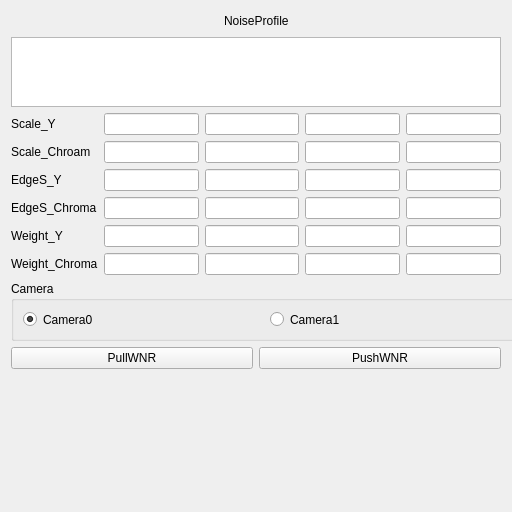
<?xml version="1.0" encoding="UTF-8"?>
<ui version="4.0">
 <class>WNRWidget</class>
 <widget class="QWidget" name="WNRWidget">
  <property name="geometry">
   <rect>
    <x>0</x>
    <y>0</y>
    <width>512</width>
    <height>512</height>
   </rect>
  </property>
  <property name="minimumSize">
   <size>
    <width>512</width>
    <height>512</height>
   </size>
  </property>
  <property name="maximumSize">
   <size>
    <width>512</width>
    <height>512</height>
   </size>
  </property>
  <property name="windowTitle">
   <string>Form</string>
  </property>
  <layout class="QVBoxLayout" name="verticalLayout">
   <item>
    <layout class="QHBoxLayout" name="horizontalLayout_2">
     <item>
      <spacer name="horizontalSpacer_2">
       <property name="orientation">
        <enum>Qt::Horizontal</enum>
       </property>
       <property name="sizeHint" stdset="0">
        <size>
         <width>40</width>
         <height>20</height>
        </size>
       </property>
      </spacer>
     </item>
     <item>
      <widget class="QLabel" name="label_2">
       <property name="text">
        <string>NoiseProfile</string>
       </property>
      </widget>
     </item>
     <item>
      <spacer name="horizontalSpacer">
       <property name="orientation">
        <enum>Qt::Horizontal</enum>
       </property>
       <property name="sizeHint" stdset="0">
        <size>
         <width>40</width>
         <height>20</height>
        </size>
       </property>
      </spacer>
     </item>
    </layout>
   </item>
   <item>
    <widget class="QTextBrowser" name="NoiseProfile">
     <property name="minimumSize">
      <size>
       <width>0</width>
       <height>70</height>
      </size>
     </property>
     <property name="maximumSize">
      <size>
       <width>16777215</width>
       <height>70</height>
      </size>
     </property>
     <property name="readOnly">
      <bool>false</bool>
     </property>
    </widget>
   </item>
   <item>
    <layout class="QGridLayout" name="gridLayout">
     <item row="2" column="1">
      <widget class="QLineEdit" name="EdgeS_Y0">
       <property name="alignment">
        <set>Qt::AlignRight|Qt::AlignTrailing|Qt::AlignVCenter</set>
       </property>
      </widget>
     </item>
     <item row="2" column="2">
      <widget class="QLineEdit" name="EdgeS_Y1">
       <property name="alignment">
        <set>Qt::AlignRight|Qt::AlignTrailing|Qt::AlignVCenter</set>
       </property>
      </widget>
     </item>
     <item row="0" column="1">
      <widget class="QLineEdit" name="Scale_Y0">
       <property name="alignment">
        <set>Qt::AlignRight|Qt::AlignTrailing|Qt::AlignVCenter</set>
       </property>
      </widget>
     </item>
     <item row="4" column="4">
      <widget class="QLineEdit" name="Weight_Y3">
       <property name="alignment">
        <set>Qt::AlignRight|Qt::AlignTrailing|Qt::AlignVCenter</set>
       </property>
      </widget>
     </item>
     <item row="5" column="2">
      <widget class="QLineEdit" name="Weight_Chroma1">
       <property name="alignment">
        <set>Qt::AlignRight|Qt::AlignTrailing|Qt::AlignVCenter</set>
       </property>
      </widget>
     </item>
     <item row="2" column="3">
      <widget class="QLineEdit" name="EdgeS_Y2">
       <property name="alignment">
        <set>Qt::AlignRight|Qt::AlignTrailing|Qt::AlignVCenter</set>
       </property>
      </widget>
     </item>
     <item row="0" column="2">
      <widget class="QLineEdit" name="Scale_Y1">
       <property name="alignment">
        <set>Qt::AlignRight|Qt::AlignTrailing|Qt::AlignVCenter</set>
       </property>
      </widget>
     </item>
     <item row="1" column="1">
      <widget class="QLineEdit" name="Scale_Chroam0">
       <property name="alignment">
        <set>Qt::AlignRight|Qt::AlignTrailing|Qt::AlignVCenter</set>
       </property>
      </widget>
     </item>
     <item row="3" column="2">
      <widget class="QLineEdit" name="EdgeS_Chroma1">
       <property name="alignment">
        <set>Qt::AlignRight|Qt::AlignTrailing|Qt::AlignVCenter</set>
       </property>
      </widget>
     </item>
     <item row="1" column="3">
      <widget class="QLineEdit" name="Scale_Chroam2">
       <property name="alignment">
        <set>Qt::AlignRight|Qt::AlignTrailing|Qt::AlignVCenter</set>
       </property>
      </widget>
     </item>
     <item row="0" column="4">
      <widget class="QLineEdit" name="Scale_Y3">
       <property name="alignment">
        <set>Qt::AlignRight|Qt::AlignTrailing|Qt::AlignVCenter</set>
       </property>
      </widget>
     </item>
     <item row="1" column="4">
      <widget class="QLineEdit" name="Scale_Chroam3">
       <property name="alignment">
        <set>Qt::AlignRight|Qt::AlignTrailing|Qt::AlignVCenter</set>
       </property>
      </widget>
     </item>
     <item row="5" column="4">
      <widget class="QLineEdit" name="Weight_Chroma3">
       <property name="alignment">
        <set>Qt::AlignRight|Qt::AlignTrailing|Qt::AlignVCenter</set>
       </property>
      </widget>
     </item>
     <item row="1" column="2">
      <widget class="QLineEdit" name="Scale_Chroam1">
       <property name="alignment">
        <set>Qt::AlignRight|Qt::AlignTrailing|Qt::AlignVCenter</set>
       </property>
      </widget>
     </item>
     <item row="3" column="3">
      <widget class="QLineEdit" name="EdgeS_Chroma2">
       <property name="alignment">
        <set>Qt::AlignRight|Qt::AlignTrailing|Qt::AlignVCenter</set>
       </property>
      </widget>
     </item>
     <item row="4" column="2">
      <widget class="QLineEdit" name="Weight_Y1">
       <property name="alignment">
        <set>Qt::AlignRight|Qt::AlignTrailing|Qt::AlignVCenter</set>
       </property>
      </widget>
     </item>
     <item row="4" column="3">
      <widget class="QLineEdit" name="Weight_Y2">
       <property name="alignment">
        <set>Qt::AlignRight|Qt::AlignTrailing|Qt::AlignVCenter</set>
       </property>
      </widget>
     </item>
     <item row="5" column="1">
      <widget class="QLineEdit" name="Weight_Chroma0">
       <property name="alignment">
        <set>Qt::AlignRight|Qt::AlignTrailing|Qt::AlignVCenter</set>
       </property>
      </widget>
     </item>
     <item row="2" column="4">
      <widget class="QLineEdit" name="EdgeS_Y3">
       <property name="alignment">
        <set>Qt::AlignRight|Qt::AlignTrailing|Qt::AlignVCenter</set>
       </property>
      </widget>
     </item>
     <item row="0" column="3">
      <widget class="QLineEdit" name="Scale_Y2">
       <property name="alignment">
        <set>Qt::AlignRight|Qt::AlignTrailing|Qt::AlignVCenter</set>
       </property>
      </widget>
     </item>
     <item row="4" column="1">
      <widget class="QLineEdit" name="Weight_Y0">
       <property name="alignment">
        <set>Qt::AlignRight|Qt::AlignTrailing|Qt::AlignVCenter</set>
       </property>
      </widget>
     </item>
     <item row="3" column="4">
      <widget class="QLineEdit" name="EdgeS_Chroma3">
       <property name="alignment">
        <set>Qt::AlignRight|Qt::AlignTrailing|Qt::AlignVCenter</set>
       </property>
      </widget>
     </item>
     <item row="3" column="1">
      <widget class="QLineEdit" name="EdgeS_Chroma0">
       <property name="alignment">
        <set>Qt::AlignRight|Qt::AlignTrailing|Qt::AlignVCenter</set>
       </property>
      </widget>
     </item>
     <item row="5" column="3">
      <widget class="QLineEdit" name="Weight_Chroma2">
       <property name="alignment">
        <set>Qt::AlignRight|Qt::AlignTrailing|Qt::AlignVCenter</set>
       </property>
      </widget>
     </item>
     <item row="5" column="0">
      <widget class="QLabel" name="label_8">
       <property name="text">
        <string>Weight_Chroma</string>
       </property>
      </widget>
     </item>
     <item row="4" column="0">
      <widget class="QLabel" name="label_7">
       <property name="text">
        <string>Weight_Y</string>
       </property>
      </widget>
     </item>
     <item row="3" column="0">
      <widget class="QLabel" name="label_6">
       <property name="text">
        <string>EdgeS_Chroma</string>
       </property>
      </widget>
     </item>
     <item row="2" column="0">
      <widget class="QLabel" name="label_5">
       <property name="text">
        <string>EdgeS_Y</string>
       </property>
      </widget>
     </item>
     <item row="1" column="0">
      <widget class="QLabel" name="label_4">
       <property name="text">
        <string>Scale_Chroam</string>
       </property>
      </widget>
     </item>
     <item row="0" column="0">
      <widget class="QLabel" name="label_3">
       <property name="text">
        <string>Scale_Y</string>
       </property>
      </widget>
     </item>
    </layout>
   </item>
   <item>
    <widget class="QGroupBox" name="groupBox">
     <property name="sizePolicy">
      <sizepolicy hsizetype="Preferred" vsizetype="Preferred">
       <horstretch>1</horstretch>
       <verstretch>0</verstretch>
      </sizepolicy>
     </property>
     <property name="minimumSize">
      <size>
       <width>512</width>
       <height>50</height>
      </size>
     </property>
     <property name="maximumSize">
      <size>
       <width>512</width>
       <height>60</height>
      </size>
     </property>
     <property name="title">
      <string>Camera</string>
     </property>
     <layout class="QVBoxLayout" name="verticalLayout_5">
      <item>
       <layout class="QHBoxLayout" name="horizontalLayout_4">
        <item>
         <widget class="QRadioButton" name="rbCamera0">
          <property name="text">
           <string>Camera0</string>
          </property>
          <property name="checked">
           <bool>true</bool>
          </property>
         </widget>
        </item>
        <item>
         <widget class="QRadioButton" name="rbCamera1">
          <property name="text">
           <string>Camera1</string>
          </property>
         </widget>
        </item>
       </layout>
      </item>
     </layout>
    </widget>
   </item>
   <item>
    <layout class="QHBoxLayout" name="horizontalLayout">
     <item>
      <widget class="QPushButton" name="btnPullWNR">
       <property name="text">
        <string>PullWNR</string>
       </property>
      </widget>
     </item>
     <item>
      <widget class="QPushButton" name="btnPushWNR">
       <property name="text">
        <string>PushWNR</string>
       </property>
      </widget>
     </item>
    </layout>
   </item>
   <item>
    <spacer name="verticalSpacer">
     <property name="orientation">
      <enum>Qt::Vertical</enum>
     </property>
     <property name="sizeHint" stdset="0">
      <size>
       <width>0</width>
       <height>0</height>
      </size>
     </property>
    </spacer>
   </item>
  </layout>
 </widget>
 <resources/>
 <connections>
  <connection>
   <sender>btnPushWNR</sender>
   <signal>clicked()</signal>
   <receiver>WNRWidget</receiver>
   <slot>PushWNR()</slot>
   <hints>
    <hint type="sourcelabel">
     <x>293</x>
     <y>287</y>
    </hint>
    <hint type="destinationlabel">
     <x>323</x>
     <y>322</y>
    </hint>
   </hints>
  </connection>
  <connection>
   <sender>btnPullWNR</sender>
   <signal>clicked()</signal>
   <receiver>WNRWidget</receiver>
   <slot>PullWNR()</slot>
   <hints>
    <hint type="sourcelabel">
     <x>54</x>
     <y>289</y>
    </hint>
    <hint type="destinationlabel">
     <x>118</x>
     <y>324</y>
    </hint>
   </hints>
  </connection>
 </connections>
 <slots>
  <slot>PullWNR()</slot>
  <slot>PushWNR()</slot>
 </slots>
</ui>
